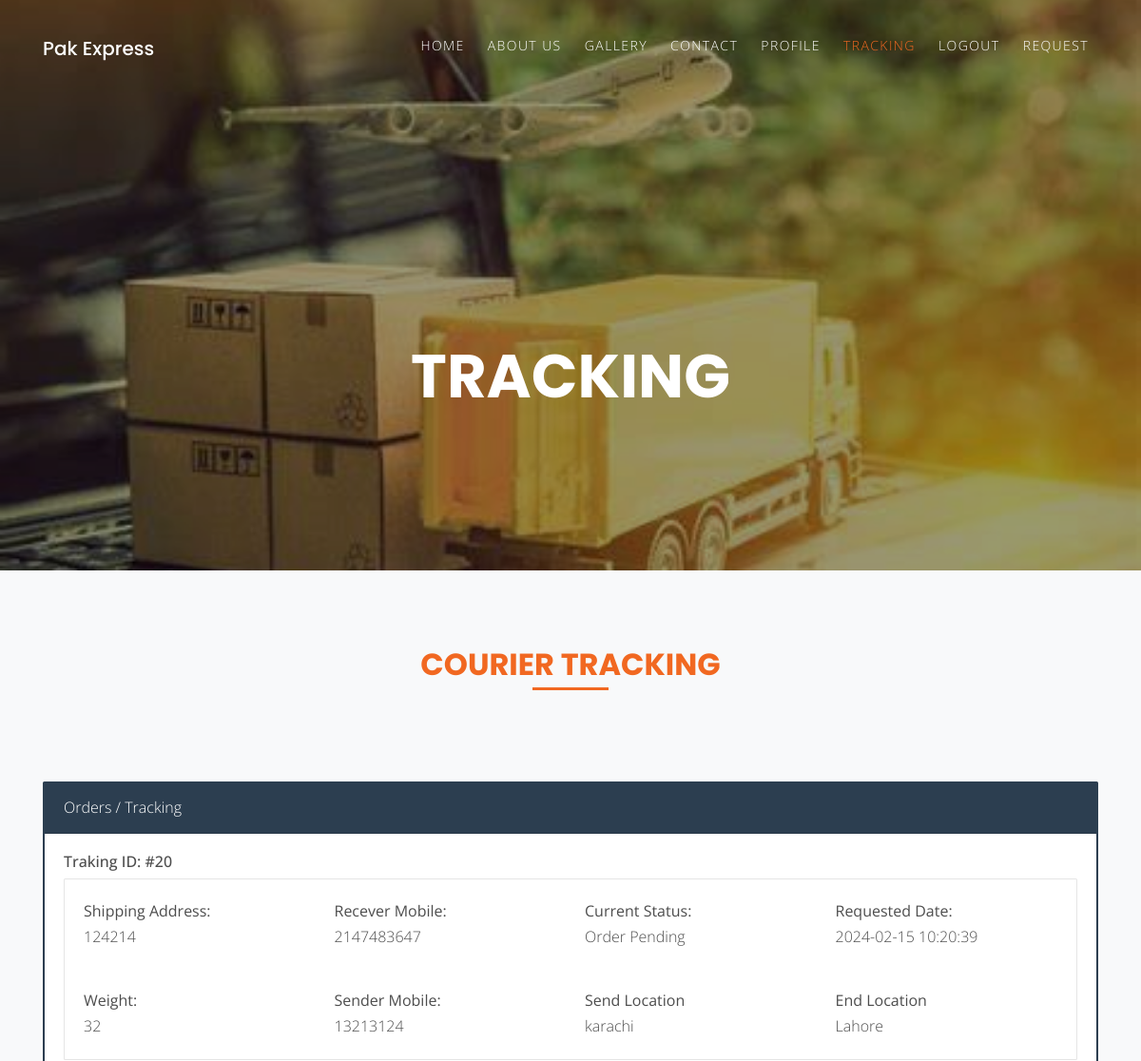
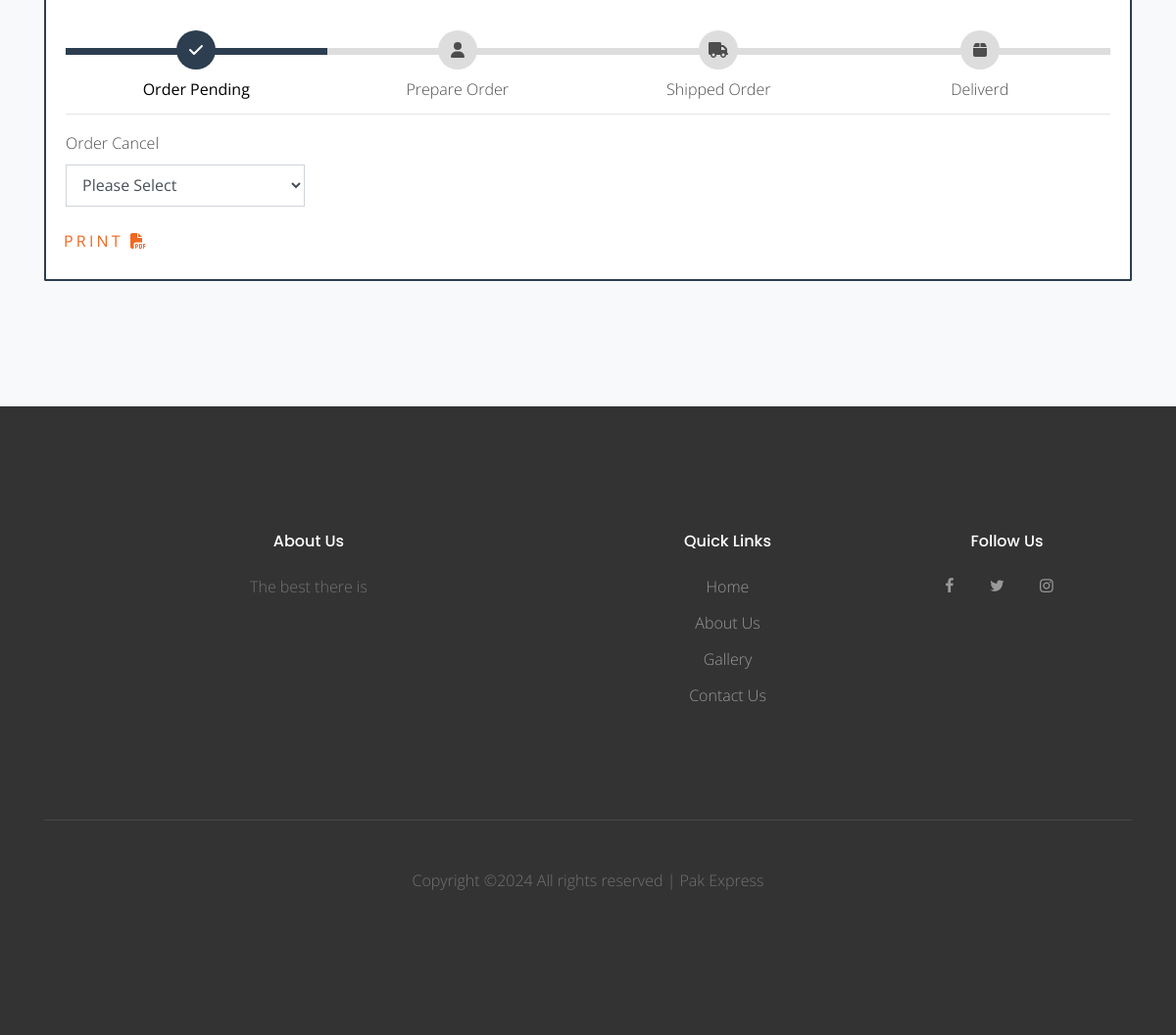
The page /tracking.php (signed in) on the database its author committed (2 pictures, top to bottom).
### tables this page shows
CREATE TABLE `settings` (
  `header_image` varchar(255) NOT NULL,
  `header_title` varchar(255) NOT NULL,
  `header_desc` varchar(1000) NOT NULL,
  `about_title` varchar(255) NOT NULL,
  `about_desc` varchar(1000) NOT NULL,
  `company_phone` varchar(255) NOT NULL,
  `company_email` varchar(255) NOT NULL,
  `company_address` varchar(255) NOT NULL,
  `sub_image` varchar(255) NOT NULL,
  `about_image` varchar(255) NOT NULL,
  `link_facebook` varchar(255) NOT NULL,
  `link_twiiter` varchar(255) NOT NULL,
  `link_instragram` varchar(255) NOT NULL,
  `background_image` varchar(255) NOT NULL
);

CREATE TABLE `request` (
  `request_id` int(11) NOT NULL,
  `customer_id` int(255) NOT NULL,
  `sender_phone` int(255) NOT NULL,
  `weight` int(255) NOT NULL,
  `send_location` int(255) NOT NULL,
  `end_location` int(255) NOT NULL,
  `total_fee` int(255) NOT NULL,
  `res_phone` int(255) NOT NULL,
  `red_address` varchar(255) NOT NULL,
  `is_deleted` int(2) NOT NULL,
  `date_updated` datetime NOT NULL,
  `tracking_status` int(10) NOT NULL,
  `res_name` varchar(255) NOT NULL
);

CREATE TABLE `area` (
  `area_id` int(11) NOT NULL,
  `area_name` varchar(255) NOT NULL,
  `is_deleted` int(255) NOT NULL
);

### server/inc/get.php (called while the page is built, shortened)
<?php
function getAllAreabyID($area_id)
{
    include 'connection.php';
    $viewcat = "SELECT * FROM area WHERE is_deleted = 0 AND area_id = '$area_id'";
    return mysqli_query($con, $viewcat);
}
function getAllTrackingByCUS($customer_id)
{
    include 'connection.php';
    $viewcat = "SELECT * FROM request WHERE is_deleted = 0 AND customer_id = '$customer_id' ORDER BY date_updated DESC";
    return mysqli_query($con, $viewcat);
}
function getAllSettings()
{
    include 'connection.php';
    $settings = "SELECT * FROM settings";
    return mysqli_query($con, $settings);
}

### tracking.php (the view, shortened to what this page needs)
<!DOCTYPE html>
<html lang="en">
<?php include 'pages/head.php'; ?>
<body data-spy="scroll" data-target=".site-navbar-target" data-offset="200">
    <header class="site-navbar py-3 js-site-navbar site-navbar-target" role="banner" id="site-navbar">
        <div class="container">
            <div class="row align-items-center">
                <div class="col-11 col-xl-2 site-logo">
                    <h1 class="mb-0"><a href="index.php" class="text-white h5 mb-0">Pak Express</a></h1>
                </div>
                <div class="col-12 col-md-10 d-none d-xl-block">
                    <nav class="site-navigation position-relative text-right" role="navigation">
                        <ul class="site-menu js-clone-nav mx-auto d-none d-lg-block">
                            <li><a href="index.php#section-home" class="nav-link">Home</a></li>
                            <li>
                                <a href="index.php#section-about" class="nav-link">About Us</a>
                            </li>
                            <li><a href="index.php#section-gallery" class="nav-link">Gallery</a></li>
                            <li><a href="index.php#section-contact" class="nav-link">Contact</a></li>
                            <?php if (isset($_SESSION['customer'])) : ?>
                                <li><a href="profile.php" class="nav-link">Profile</a></li>
                                <li><a href="tracking.php" class="nav-link active">Tracking</a></li>
                                <li><a href="admin/logout.php" class="nav-link">Logout</a></li>
                            <?php else : ?>
                                <li><a href="admin/login.php" class="nav-link">Login</a></li>
                            <?php endif; ?>
                            <li><a href="request.php" class="nav-link ">Request</a></li>
                        </ul>
                    </nav>
                </div>
            </div>
        </div>
    </header>
    <div class="site-blocks-cover overlay" style=" height: 100px; background-image: url(<?php echo $subheader_src; ?>);" data-aos="fade" data-stellar-background-ratio="0.5" id="section-home">
        <div class="container">
            <div class="row align-items-center justify-content-center text-center">
                <div class="col-md-8" data-aos="fade-up" data-aos-delay="400">
                    <h1 class="text-white font-weight-light text-uppercase font-weight-bold" data-aos="fade-up">Tracking
                    </h1>
                </div>
            </div>
        </div>
    </div>
    <div class="site-section bg-light" id="section-contact">
        <div class="container">
            <div class="row justify-content-center mb-5">
                <div class="col-md-7 text-center border-primary">
                    <h2 class="font-weight-light text-primary">Courier Tracking</h2>
                </div>
            </div>
            <div class="row">
                <div class="col-md-12 mb-5">
                    <?php
                    $getall = getAllTrackingByCUS($_SESSION['customer']);
                    while ($row = mysqli_fetch_assoc($getall)) {
                        $request_id = $row['request_id'];
                    ?>
                        <article class="card mt-5" style="border: 2px solid #2c3e50">
                            <header class="card-header text-white" style="background-color: #2c3e50; border-radius: 0px;">
                                Orders /
                                Tracking </header>
                            <div class="card-body">
                                <h6>Traking ID: #<?php echo $row['request_id']; ?> </h6>
                                <article class="card">
                                    <div class="card-body row">
                                        <div class="col"> <strong>Shipping Address:</strong>
                                            <br><?php echo $row['red_address']; ?>
                                        </div>
                                        <div class="col"> <strong>Recever Mobile:</strong>
                                            <br><?php echo $row['res_phone']; ?>
                                        </div>
                                        <div class="col"> <strong>Current Status:</strong>
                                            <br>
                                            <?php if ($row['tracking_status'] == 1) {
                                                echo 'Order Pending';
                                            } else if ($row['tracking_status'] == 2) {
                                                echo 'Prepare Order';
                                            } else if ($row['tracking_status'] == 3) {
                                                echo 'Shipped Order';
                                            } else if ($row['tracking_status'] == 4) {
                                                echo 'Deliverd';
                                            } else if ($row['tracking_status'] == 5) {
                                                echo 'Canceled';
                                            } ?>
                                        </div>
                                        <div class="col"> <strong>Requested Date:</strong>
                                            <br><?php echo $row['date_updated']; ?>
                                        </div>
                                    </div>
                                    <div class="card-body row">
                                        <div class="col"> <strong>Weight:</strong>
                                            <br><?php echo $row['weight']; ?>
                                        </div>
                                        <div class="col"> <strong>Sender Mobile:</strong>
                                            <br><?php echo $row['sender_phone']; ?>
                                        </div>
                                        <div class="col"> <strong>Send Location</strong>
                                            <br>
                                            <?php
                                            $getLocation = getAllAreabyID($row['send_location']);
                                            $row2 = mysqli_fetch_assoc($getLocation);
                                            echo $row2['area_name'];
                                            ?>
                                        </div>
                                        <div class="col"> <strong>End Location</strong>
                                            <br>
                                            <?php
                                            $getLocation = getAllAreabyID($row['end_location']);
                                            $row2 = mysqli_fetch_assoc($getLocation);
                                            echo $row2['area_name'];
                                            ?>
                                        </div>
                                    </div>
                                </article>
                                <?php if ($row['tracking_status'] != 5) { ?>
                                    <div class="track">
                                        <div class="step <?php if ($row['tracking_status'] == 1 || $row['tracking_status'] == 2 || $row['tracking_status'] == 3 || $row['tracking_status'] == 4) {
                                                                echo 'active';
                                                            } ?>">
                                            <span class="icon"> <i class="fa fa-check"></i> </span>
                                            <span class="text">Order Pending</span>
                                        </div>
                                        <div class="step <?php if ($row['tracking_status'] == 2 || $row['tracking_status'] == 3 || $row['tracking_status'] == 4) {
                                                                echo 'active';
                                                            } ?>">
                                            <span class="icon"> <i class="fa fa-user"></i> </span>
                                            <span class="text">Prepare Order</span>
                                        </div>
                                        <div class="step <?php if ($row['tracking_status'] == 3 || $row['tracking_status'] == 4) {
                                                                echo 'active';
                                                            } ?>">
                                            <span class="icon"> <i class="fa fa-truck"></i> </span>
                                            <span class="text"> Shipped Order </span>
                                        </div>
                                        <div class="step <?php if ($row['tracking_status'] == 4) {
                                                                echo 'active';
                                                            } ?>">
                                            <span class="icon"> <i class="fa fa-box"></i> </span>
                                            <span class="text">Deliverd</span>
                                        </div>
                                    </div>
                                <?php } ?>
                                <hr>
                                <div class="row">
                                    <?php if ($row['tracking_status'] == "1") { ?>
                                        <div class="col-md-3">
                                            <label for="tracking_status" class="form-label">Order Cancel</label>
                                            <select onchange='updateDataFromHome(this, "<?php echo $request_id; ?>","tracking_status", "request", "request_id")' id="tracking_status <?php echo $request_id; ?>" class='form-control norad tx12' name="tracking_status" type='text'>
                                                <option value="1">Please Select</option>
                                            </select>
                                        </div>
                                    <?php } ?>
                                </div>
                                <div class="row mt-3">
                                    <a href="admin/getbill.php?customer_id=<?php echo $_SESSION['customer']; ?>" class="btn btn-darkblue">Print <i class="fa-solid fa-file-pdf"></i></a>
                                </div>
                            </div>
                        </article>
                    <?php } ?>
                </div>
            </div>
        </div>
    </div>
    <?php include 'pages/footer.php'; ?>
</body>
</html>

### pages/footer.php (shortened to what this page needs)
<footer class="site-footer">
    <div class="container">
        <div class="row">
            <div class="col-md-12">
                <div class="row">
                    <div class="col-md-6 mr-auto text-center">
                        <h2 class="footer-heading mb-4">About Us</h2>
                        <p><?php echo $res['about_desc']; ?></p>
                    </div>
                    <div class="col-md-3 text-center">
                        <h2 class="footer-heading mb-4">Quick Links</h2>
                        <ul class="list-unstyled">
                            <li><a href="index.php">Home</a></li>
                            <li><a href="#section-about">About Us</a></li>
                            <li><a href="#section-gallery">Gallery</a></li>
                            <li><a href="#section-contact">Contact Us</a></li>
                        </ul>
                    </div>
                    <div class="col-md-3 text-center">
                        <h2 class="footer-heading mb-4">Follow Us</h2>
                        <a href="<?php echo $res['link_facebook']; ?>" class="pl-0 pr-3"><span class="icon-facebook"></span></a>
                        <a href="<?php echo $res['link_twiiter']; ?>" class="pl-3 pr-3"><span class="icon-twitter"></span></a>
                        <a href="<?php echo $res['link_instragram']; ?>" class="pl-3 pr-3"><span class="icon-instagram"></span></a>
                    </div>
                </div>
            </div>
        </div>
        <div class="row pt-5 mt-5 text-center">
            <div class="col-md-12">
                <div class="border-top pt-5">
                    <p>
                        Copyright &copy; All rights reserved | Pak Express
                    </p>
                </div>
            </div>
        </div>
    </div>
</footer>

### rows shown on the page
settings: sub_image (picture), about_desc "The best there is"
request: request_id "20", red_address "124214", res_phone "2147483647", tracking_status "Order Pending", date_updated "2024-02-15 10:20:39", weight "32", sender_phone "13213124", area.area_name "karachi", area.area_name "Lahore", tracking_status "Please Select"
